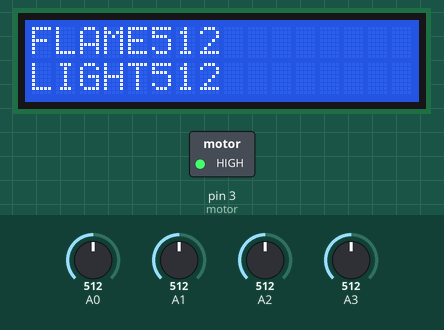
Simulated run of this sketch. Board: Arduino Uno, built with avr-gcc and run on an emulated ATmega328P. On the bench: 16×2 character LCD, switched loads named in the sketch (green lamp = pin HIGH). The inputs (shaded band) are chosen by the test bench; at power-on: A0 = 512, A1 = 512, A2 = 512, A3 = 512.

Above: at 1.2 s.
1.3 s: A0 set to 716
At 7.5 s:
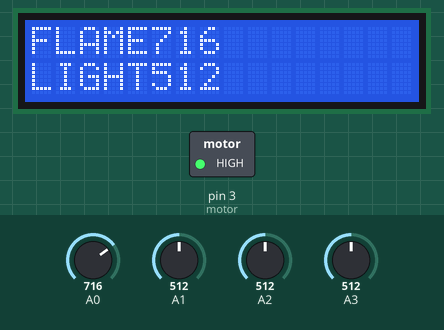
13.5 s: A1 set to 716
At 18.4 s:
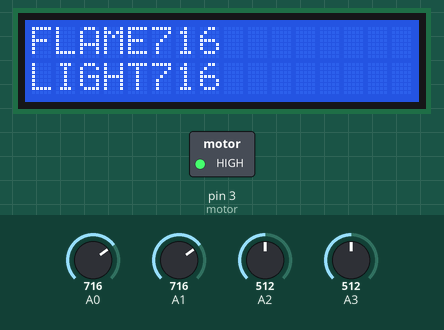
21.5 s: A2 set to 716
At 27.4 s:
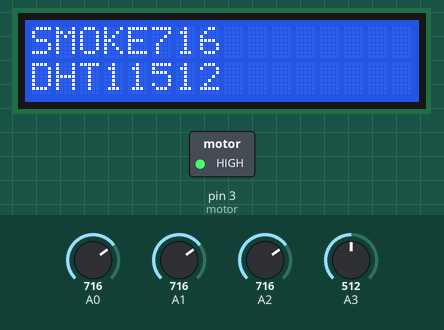
29.6 s: A3 set to 716
At 35.0 s:
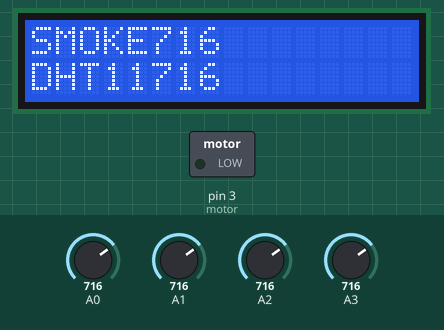
36.3 s: A0 set to 992
At 42.7 s:
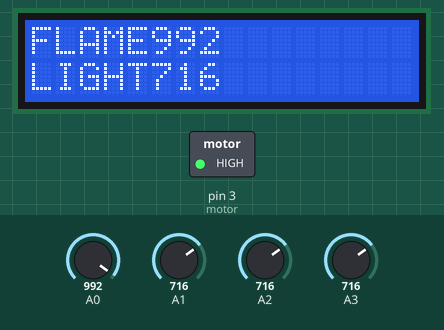
45.6 s: A1 set to 992
At 48.8 s:
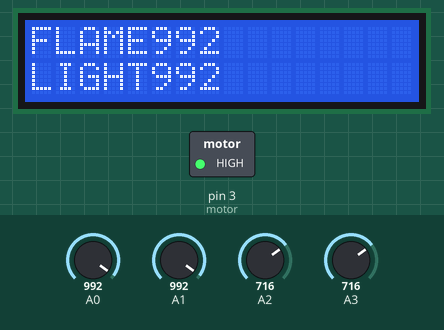
Timing chart, 0 to 53.3 s (numbered marks = the images above; inputs shaded):
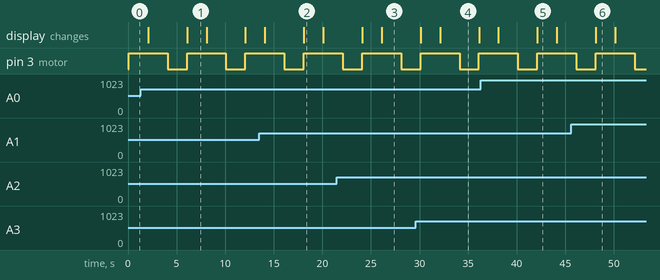

Measured:
- after the input at 1.3 s, the display: first differs from a run without the input after 4.8 s (image 1)
- after the input at 13.5 s, the display: first differs from a run without the input after 4.6 s (image 2)
- after the input at 21.5 s, the display: first differs from a run without the input after 4.6 s (image 3)
- after the input at 29.6 s, the display: first differs from a run without the input after 2.5 s (image 4)
- after the input at 36.3 s, the display: first differs from a run without the input after 5.8 s (image 5)
- after the input at 45.6 s, the display: changes after 2.5 s (image 6)
- by itself, pin 3 (motor): alternates HIGH for 4.0 s and LOW for 2.0 s

The sketch:

_4ADC_MOTOR.ino
```cpp
#include <LiquidCrystal.h>
LiquidCrystal lcd (13,12,8,7,4,2); //13-Rs,12-en,8-D4,7-D5,4-D6,2-D7
int adc0 ;
int adc1;
int adc2;
int adc3;
int motor = 3;
void setup()
{
  Serial.begin(9600);
  lcd.begin (16,2);
  pinMode(3,OUTPUT);
}

void loop()
{
  //motor on
  digitalWrite (motor,HIGH);

  //first sensor
  adc0 = analogRead(A0);
  lcd.setCursor(0,0);
  lcd.print("FLAME");
  lcd.setCursor(5,0);
  lcd.print (adc0);

  //second sensor
   adc1 = analogRead(A1);
   lcd.setCursor(0,1);
   lcd.print("LIGHT");
   lcd.setCursor(5,1);
   lcd.print (adc1);
   delay(2000);
   lcd.clear();
   //third sensor

   adc2 = analogRead(A2);
   lcd.setCursor(0,0);
   lcd.print("SMOKE");
   lcd.setCursor(5,0);
   lcd.print (adc2);

   //fourth sensor
   adc1 = analogRead(A3);
   lcd.setCursor(0,1);
   lcd.print("DHT11");
   lcd.setCursor(5,1);
   lcd.print (adc1);
   delay(2000);
   digitalWrite (motor,LOW);
   delay(2000);

}
```
